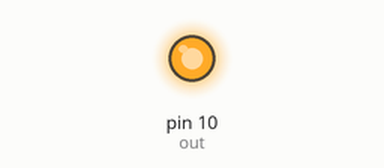
A sketch run on a simulated Arduino Uno, built with avr-gcc and run on an emulated ATmega328P. On the bench: output pins drawn as LEDs (lit = HIGH).

Above: at 0.05 s.
At 0.15 s:
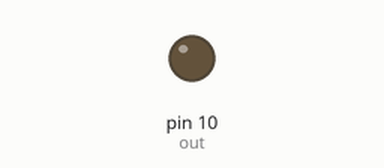
At 3.25 s:
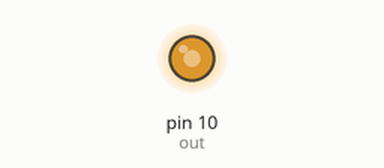
At 15.25 s:
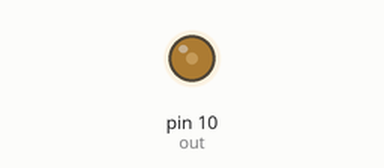
Timing chart, 0 to 19.9 s (numbered marks = the images above):
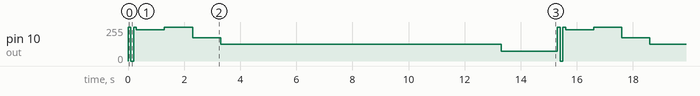

The sketch:

testhumidifier.ino
```cpp
int out = 10;
void setup() {
  pinMode(out, OUTPUT);
  Serial.begin(9600);
}

void loop() {
    // digitalWrite(out,50);
    // delay(1000);
    // digitalWrite(out,125);
    // delay(1000);
    // digitalWrite(out,175);
    // delay(1000);
    analogWrite(out,255);
    delay(100);

    analogWrite(out,0);
    delay(100);
    analogWrite(out,255);
    delay(100);
    analogWrite(out,235);
    delay(1000);
    digitalWrite(out,215);
    delay(1000);
    analogWrite(out,175);
    delay(1000);
    analogWrite(out,125);
    delay(10000);
    analogWrite(out,75);
    delay(1000);
    delay(1000);
    // delay(5000);
}
```

Measured:
- by itself, pin 10 (out): repeats every 15.3 s: 0/255 0.10 s, 255/255 0.10 s, 235/255 1.0 s, 255/255 1.0 s, 175/255 1.0 s, 125/255 10.0 s, 75/255 2.0 s, 255/255 0.10 s
